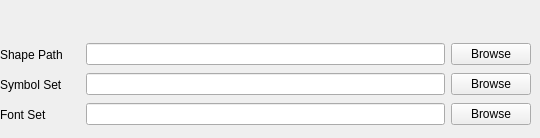
     <widget class="QWidget" name="pathTabForm">
      <property name="toolTip">
       <string>&lt;html&gt;&lt;head/&gt;&lt;body&gt;&lt;p&gt;Path configuration for the map object.&lt;/p&gt;&lt;/body&gt;&lt;/html&gt;</string>
      </property>
      <attribute name="title">
       <string>Path</string>
      </attribute>
      <attribute name="toolTip">
       <string>&lt;html&gt;&lt;head/&gt;&lt;body&gt;&lt;p&gt;Path configuration for the map object.&lt;/p&gt;&lt;/body&gt;&lt;/html&gt;</string>
      </attribute>
      <widget class="QWidget" name="layoutWidget6">
       <property name="geometry">
        <rect>
         <x>0</x>
         <y>100</y>
         <width>531</width>
         <height>29</height>
        </rect>
       </property>
       <layout class="QHBoxLayout" name="horizontalLayout_8">
        <item>
         <widget class="QLabel" name="mf_map_fontset_label">
          <property name="minimumSize">
           <size>
            <width>80</width>
            <height>0</height>
           </size>
          </property>
          <property name="text">
           <string>Font Set</string>
          </property>
         </widget>
        </item>
        <item>
         <widget class="QLineEdit" name="mf_map_fontset"/>
        </item>
        <item>
         <widget class="QPushButton" name="mf_map_fontset_browse">
          <property name="text">
           <string>Browse</string>
          </property>
         </widget>
        </item>
       </layout>
      </widget>
      <widget class="QWidget" name="layoutWidget7">
       <property name="geometry">
        <rect>
         <x>0</x>
         <y>70</y>
         <width>531</width>
         <height>29</height>
        </rect>
       </property>
       <layout class="QHBoxLayout" name="horizontalLayout_10">
        <item>
         <widget class="QLabel" name="mf_map_symbolset_label">
          <property name="minimumSize">
           <size>
            <width>80</width>
            <height>0</height>
           </size>
          </property>
          <property name="text">
           <string>Symbol Set</string>
          </property>
         </widget>
        </item>
        <item>
         <widget class="QLineEdit" name="mf_map_symbolset"/>
        </item>
        <item>
         <widget class="QPushButton" name="mf_map_symbolset_browse">
          <property name="text">
           <string>Browse</string>
          </property>
         </widget>
        </item>
       </layout>
      </widget>
      <widget class="QWidget" name="layoutWidget8">
       <property name="geometry">
        <rect>
         <x>0</x>
         <y>40</y>
         <width>531</width>
         <height>29</height>
        </rect>
       </property>
       <layout class="QHBoxLayout" name="horizontalLayout_11">
        <item>
         <widget class="QLabel" name="mf_map_shapepath_label">
          <property name="minimumSize">
           <size>
            <width>80</width>
            <height>0</height>
           </size>
          </property>
          <property name="text">
           <string>Shape Path</string>
          </property>
         </widget>
        </item>
        <item>
         <widget class="QLineEdit" name="mf_map_shapepath"/>
        </item>
        <item>
         <widget class="QPushButton" name="mf_map_shapepath_browse">
          <property name="text">
           <string>Browse</string>
          </property>
         </widget>
        </item>
       </layout>
      </widget>
     </widget>
